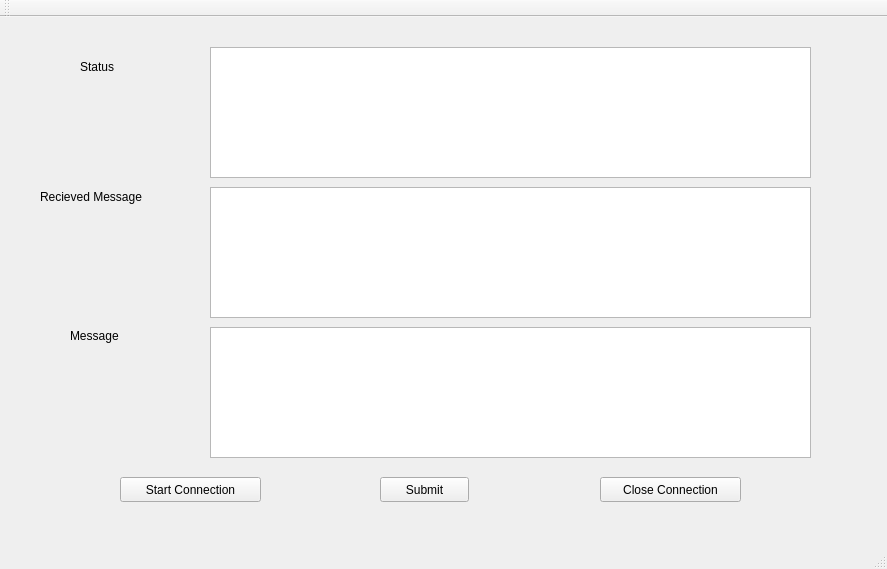
<?xml version="1.0" encoding="UTF-8"?>
<ui version="4.0">
 <class>MainWindow</class>
 <widget class="QMainWindow" name="MainWindow">
  <property name="geometry">
   <rect>
    <x>0</x>
    <y>0</y>
    <width>887</width>
    <height>569</height>
   </rect>
  </property>
  <property name="windowTitle">
   <string>Client</string>
  </property>
  <widget class="QWidget" name="centralWidget">
   <widget class="QTextEdit" name="textEdit">
    <property name="geometry">
     <rect>
      <x>210</x>
      <y>30</y>
      <width>601</width>
      <height>131</height>
     </rect>
    </property>
   </widget>
   <widget class="QTextEdit" name="textEdit_2">
    <property name="geometry">
     <rect>
      <x>210</x>
      <y>310</y>
      <width>601</width>
      <height>131</height>
     </rect>
    </property>
   </widget>
   <widget class="QTextEdit" name="textEdit_3">
    <property name="geometry">
     <rect>
      <x>210</x>
      <y>170</y>
      <width>601</width>
      <height>131</height>
     </rect>
    </property>
   </widget>
   <widget class="QPushButton" name="pushButton">
    <property name="geometry">
     <rect>
      <x>380</x>
      <y>460</y>
      <width>89</width>
      <height>25</height>
     </rect>
    </property>
    <property name="text">
     <string>Submit</string>
    </property>
   </widget>
   <widget class="QLabel" name="label">
    <property name="geometry">
     <rect>
      <x>70</x>
      <y>310</y>
      <width>67</width>
      <height>17</height>
     </rect>
    </property>
    <property name="text">
     <string>Message</string>
    </property>
   </widget>
   <widget class="QLabel" name="label_2">
    <property name="geometry">
     <rect>
      <x>40</x>
      <y>170</y>
      <width>131</width>
      <height>20</height>
     </rect>
    </property>
    <property name="text">
     <string>Recieved Message</string>
    </property>
   </widget>
   <widget class="QLabel" name="label_3">
    <property name="geometry">
     <rect>
      <x>80</x>
      <y>40</y>
      <width>51</width>
      <height>20</height>
     </rect>
    </property>
    <property name="text">
     <string>Status</string>
    </property>
   </widget>
   <widget class="QPushButton" name="pushButton_2">
    <property name="geometry">
     <rect>
      <x>120</x>
      <y>460</y>
      <width>141</width>
      <height>25</height>
     </rect>
    </property>
    <property name="text">
     <string>Start Connection</string>
    </property>
   </widget>
   <widget class="QPushButton" name="pushButton_3">
    <property name="geometry">
     <rect>
      <x>600</x>
      <y>460</y>
      <width>141</width>
      <height>25</height>
     </rect>
    </property>
    <property name="text">
     <string>Close Connection</string>
    </property>
   </widget>
  </widget>
  <widget class="QMenuBar" name="menuBar">
   <property name="geometry">
    <rect>
     <x>0</x>
     <y>0</y>
     <width>887</width>
     <height>22</height>
    </rect>
   </property>
  </widget>
  <widget class="QToolBar" name="mainToolBar">
   <attribute name="toolBarArea">
    <enum>TopToolBarArea</enum>
   </attribute>
   <attribute name="toolBarBreak">
    <bool>false</bool>
   </attribute>
  </widget>
  <widget class="QStatusBar" name="statusBar"/>
 </widget>
 <layoutdefault spacing="6" margin="11"/>
 <resources/>
 <connections/>
</ui>
